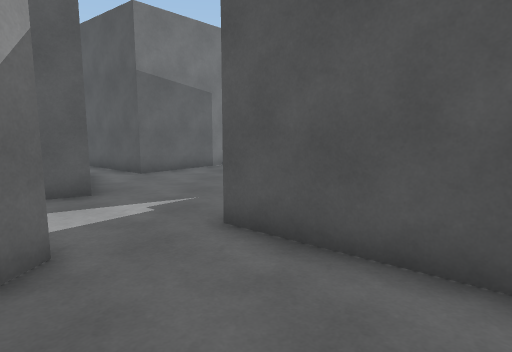
View 1 (above)

17 first-person views from a walk through a 3-D level made in the Unity game engine. The camera is 1.5 m above the floor, tilts 8° down and sees 75° across. The floor is counted in squares, 1 m on a side. Each view is taken from the middle of a square. On the plan, view 1 faces up. The plan holds only what a view shows up to about 15 squares ahead; the rest is blank. The place goes on beyond the plan.

View 2
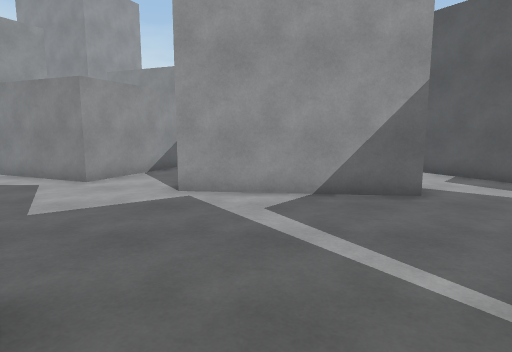

View 3
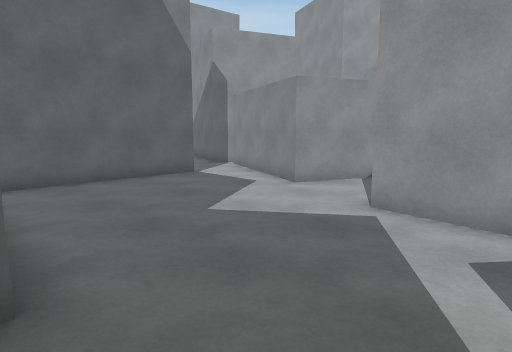

View 4
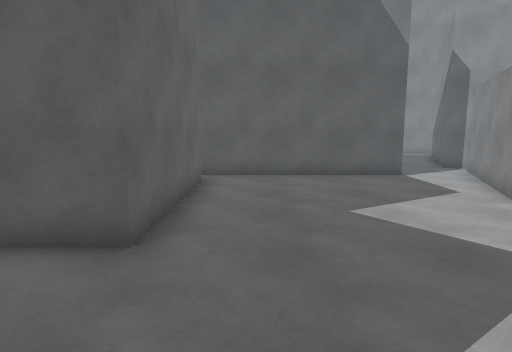

View 5
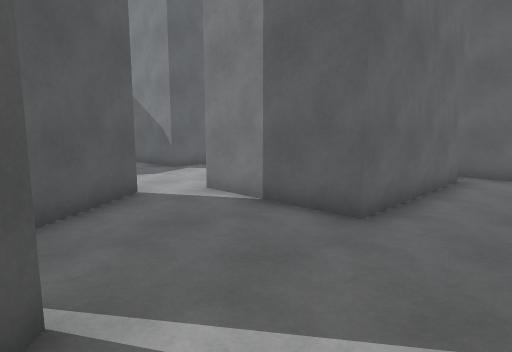

View 6
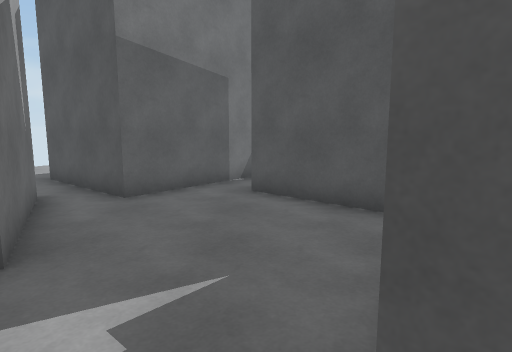

View 7
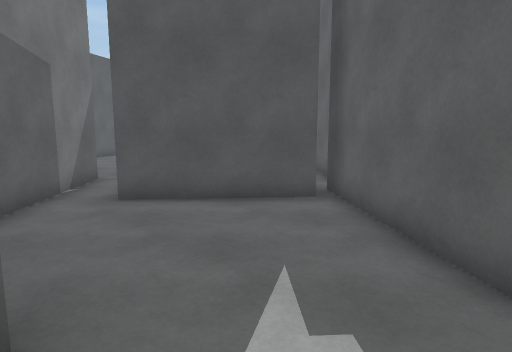

View 8
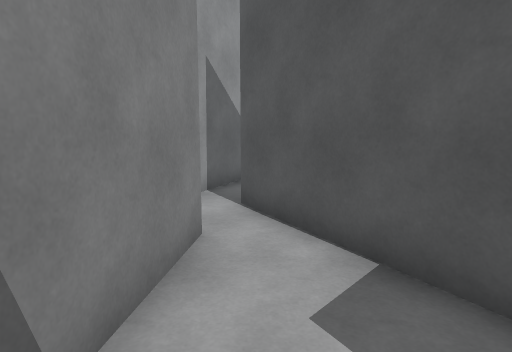

View 9
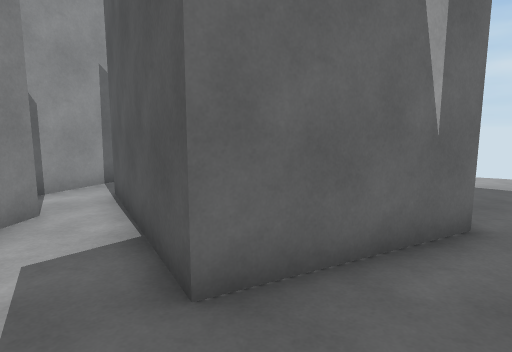

View 10
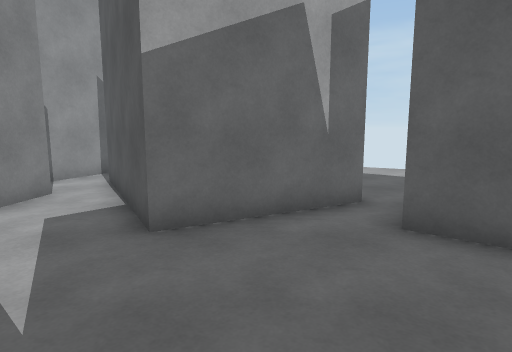

View 11
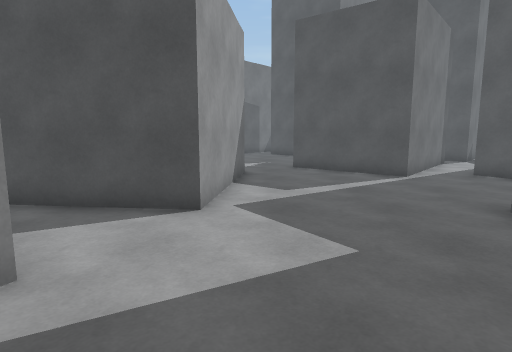

View 12
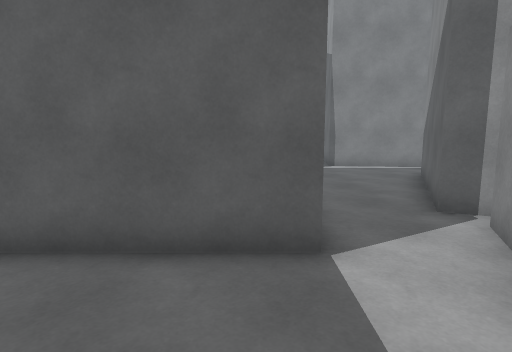

View 13
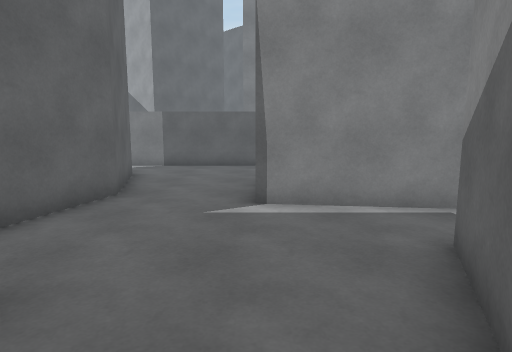

View 14
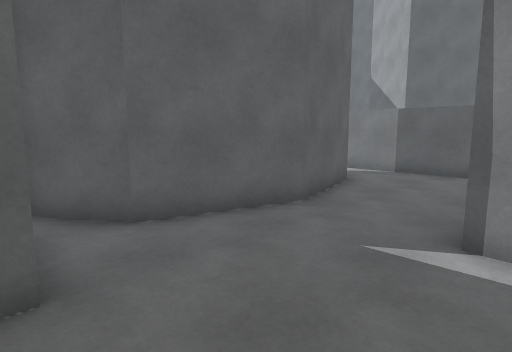

View 15
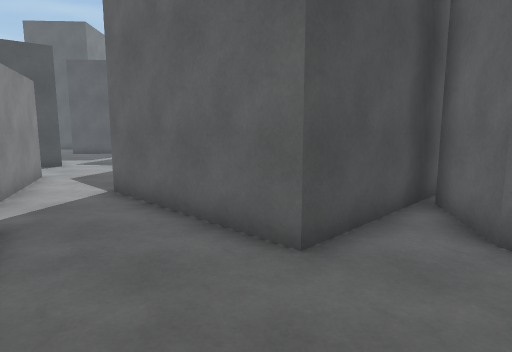

View 16
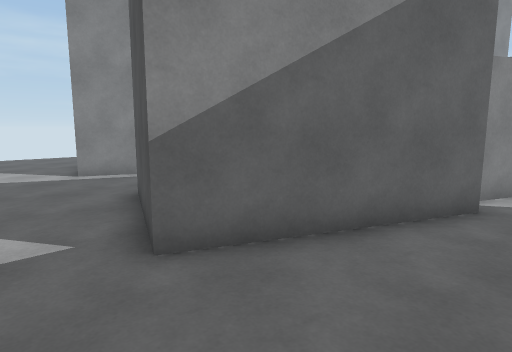

View 17
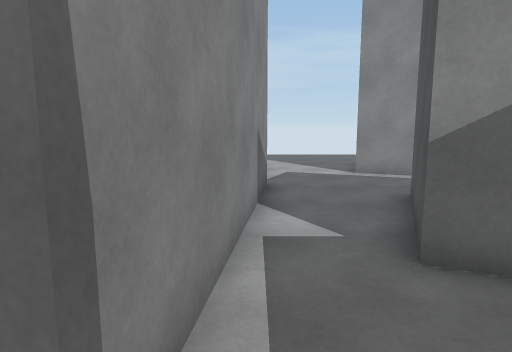

### Floor plan
Points are (right, up) in squares from view 1. A wall is a line through its corners. A room is listed if a view was taken in it or the views show most of it. See-through windows are left out.
Room 1 (views 1, 2, 3, 4, 5, 6, 11, 12)
walls: (-2.4, 3.8) (-3, -1.9) (-5.4, -1.6); (-6, -4.1) (-4.4, -4.8) (-5.8, -8.1); (2.6, -7.9) (2.6, -2.1) (7, -2.1); (7.5, -0.5) (5.1, 3); (-3.8, -8.9) (3, -8.9); (6, 6.3) (2.8, 2.5) (-0.5, 5.2)
ways out: opening at (-1.5, 5) to room 2; opening at (-5, -9) to room 3; opening at (-6, -3)
Room 2 (views 7, 8, 9, 10)
walls: (-0.5, 5.2) (3, 9.4); (2.1, 9.2) (-1.1, 12.1); (-5.8, 11.2) (-3.7, 7.4) (-8.7, 4.7); (-2.2, 13.2) (-3.9, 11.2); (-6.7, 4.2) (-3.3, 3.8)
ways out: opening at (-1.5, 5) to room 1
Room 3 (views 13, 14, 15, 16, 17)
walls: (-7.1, -10.6) (-6.3, -11) (-8.6, -16.2); (-8.7, -18.3) (-6, -18.6); (-2.8, -19.6) (-1.9, -16.3) (0.2, -14.9); (1.4, -14.6) (-3.8, -14.6) (-3.8, -8.9); (-5.8, -8.1) (-6.7, -10.1)
ways out: opening at (-5, -9) to room 1; opening at (-9, -17); opening at (-4.5, -18)

Positions as (right, up) in squares from view 1, and headings:
1: (0, 0), facing up
2: (5, 0), facing left
3: (3, 1), facing down-left
4: (1, 2), facing down
5: (0, 3), facing down-right
6: (-1, 4), facing up
7: (-4, 5), facing up-right
8: (-2, 5), facing left
9: (-1, 8), facing left
10: (1, 9), facing left
11: (-2, -8), facing up
12: (-3, -5), facing down
13: (-6, -12), facing down
14: (-7, -14), facing down-right
15: (-7, -17), facing up-right
16: (-5, -18), facing up-left
17: (-5, -18), facing left
